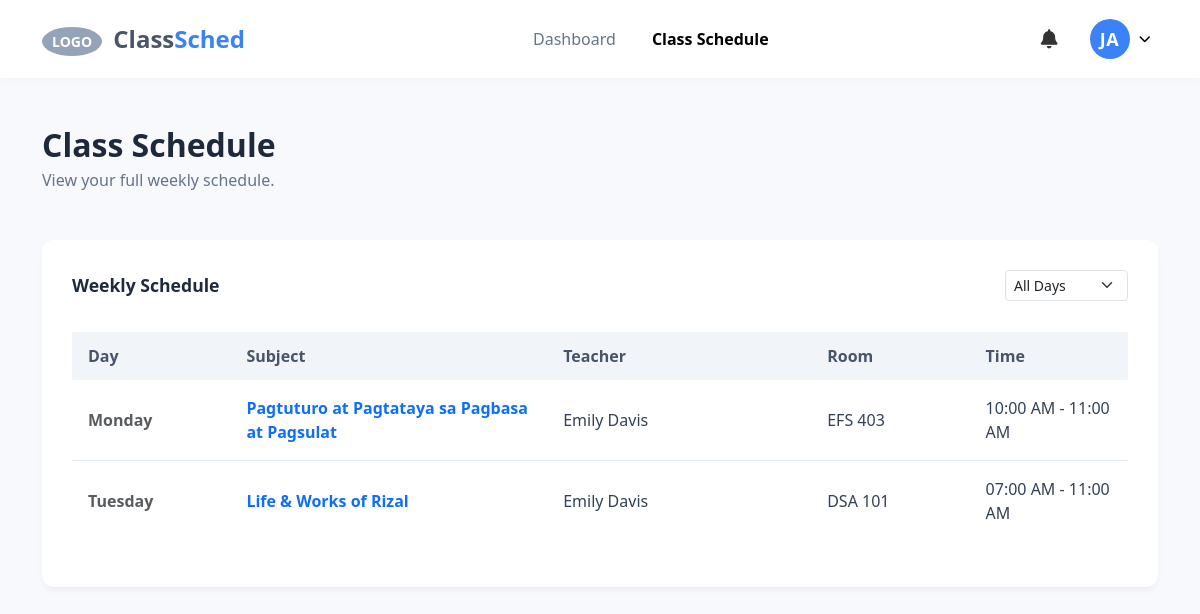
Page /src/student_schedule.php (signed in) on the earlier database version.
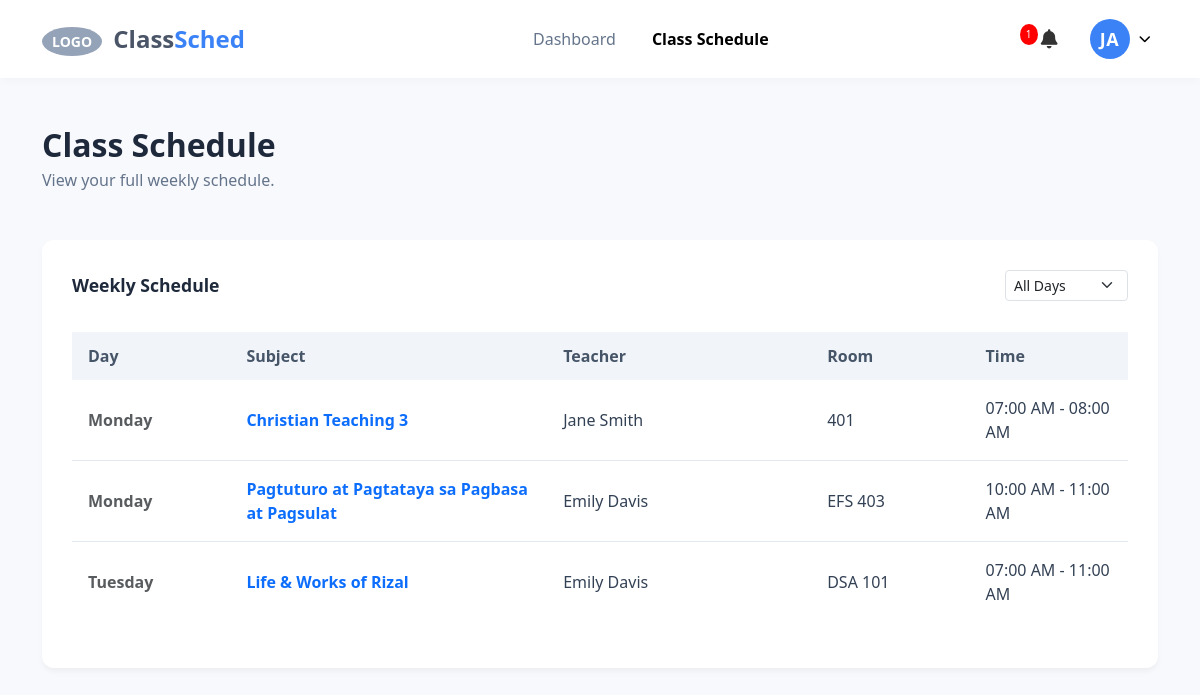
Same page on the later database version.
### tables this page shows
CREATE TABLE schedules (
        id INTEGER PRIMARY KEY AUTOINCREMENT,
        day TEXT NOT NULL,
        subject_id INTEGER NOT NULL,
        teacher_id INTEGER NOT NULL,
        room TEXT(10),
        time_start TIME,
        time_end TIME,
        course_id INTEGER NOT NULL,

        FOREIGN KEY (teacher_id) REFERENCES teachers(id),
        FOREIGN KEY (course_id) REFERENCES courses(id),
        FOREIGN KEY (subject_id) REFERENCES subjects(id)
    );

CREATE TABLE subjects (
        id INTEGER PRIMARY KEY AUTOINCREMENT,
        subject_name TEXT NOT NULL UNIQUE
    );

CREATE TABLE teachers (
        id INTEGER PRIMARY KEY AUTOINCREMENT,
        name TEXT NOT NULL UNIQUE
    );

### src/notifcation.php (called while the page is built, shortened)
<?php
function notif($role = null, $handle_actions = true) {
    $current_page = basename($_SERVER['PHP_SELF']);
    $user = $_SESSION["user"];
    $user_id = $user['id'];
    $db = get_db();
    if ($role === 'admin') {
        $cols = $db->query("PRAGMA table_info(users)");
        $hasCol = false;
        while ($col = $cols->fetchArray(SQLITE3_ASSOC)) {
            if ($col['name'] === 'last_notification_check') {
                $hasCol = true;
                break;
            }
        }
        if (!$hasCol) {
            $db->exec("ALTER TABLE users ADD COLUMN last_notification_check DATETIME DEFAULT '1970-01-01 00:00:00'");
        }
        if ($_SERVER['REQUEST_METHOD'] === 'POST' && isset($_POST['action']) && $_POST['action'] === 'clear_badge_only') {
            $db->exec("UPDATE users SET last_notification_check = datetime('now', 'localtime') WHERE id = $user_id");
            header('Content-Type: application/json');
            echo json_encode(['status' => 'success']);
            exit;
        }
        $current_db_val = $db->querySingle("SELECT last_activity FROM admin_system_log WHERE id = 1");
        $current_time = time();
        if (!is_numeric($current_db_val) || ($current_db_val > $current_time + 60)) {
            $db->exec("UPDATE admin_system_log SET last_activity = strftime('%s', 'now') WHERE id = 1");
        }
        if ($handle_actions) {
            if (isset($_GET['action']) && $_GET['action'] === 'clear_notifications') {
                $db->exec("UPDATE notifications SET is_read = 1 WHERE is_read = 0 AND (message LIKE '%bio%' OR message LIKE '%phone%')");
                header("Location: " . $current_page);
                exit;
            }
            if (isset($_GET['action']) && $_GET['action'] === 'read_notif' && isset($_GET['id'])) {
                $notif_id = (int)$_GET['id'];
                $db->exec("UPDATE notifications SET is_read = 1 WHERE id = $notif_id");
                header("Location: admin_student_manage.php");
                exit;
            }
        }
        $last_check_row = $db->querySingle("SELECT last_notification_check FROM users WHERE id = $user_id", true);
        $last_click = ($last_check_row && $last_check_row['last_notification_check']) ? $last_check_row['last_notification_check'] : '1970-01-01 00:00:00';
        $stmt_count = $db->prepare("SELECT COUNT(*) FROM notifications WHERE is_read = 0 AND created_at > :last_click AND (message LIKE '%bio%' OR message LIKE '%phone%')");
        $stmt_count->bindValue(':last_click', $last_click, SQLITE3_TEXT);
        $unread_count = $stmt_count->execute()->fetchArray()[0];
        $notif_result = $db->query("SELECT n.*, s.first_name, s.last_name FROM notifications n LEFT JOIN students s ON n.student_id = s.id WHERE (n.message LIKE '%bio%' OR n.message LIKE '%phone%') ORDER BY n.created_at DESC LIMIT 10");
    }
    elseif ($role === 'student') {
        $student = $db->querySingle("SELECT id FROM students WHERE user_id = $user_id", true);
        $student_id = $student['id'];
        $cols = $db->query("PRAGMA table_info(students)");
        while ($col = $cols->fetchArray(SQLITE3_ASSOC)) {
            if ($col['name'] === 'last_notification_check') {
                $hasCol = true;
                break;
            }
        }
        $last_check_row = $db->querySingle("SELECT last_notification_check FROM students WHERE id = $student_id", true);
        $last_click = ($last_check_row && $last_check_row['last_notification_check']) ? $last_check_row['last_notification_check'] : '1970-01-01 00:00:00';
        $stmt_count = $db->prepare("SELECT COUNT(*) FROM notifications WHERE student_id = :sid AND is_read = 0 AND created_at > :last_click");
        $stmt_count->bindValue(':sid', $student_id, SQLITE3_INTEGER);
        $stmt_count->bindValue(':last_click', $last_click, SQLITE3_TEXT);
        $unread_count = $stmt_count->execute()->fetchArray()[0];
        $notif_result = $db->query("SELECT * FROM notifications WHERE student_id = $student_id ORDER BY created_at DESC LIMIT 10");
    }
    $notifications = [];
    if (isset($notif_result) && $notif_result) {
        while ($row = $notif_result->fetchArray(SQLITE3_ASSOC)) {
            $notifications[] = $row;
        }
    }
    return [
        'unread_count' => $unread_count ?? 0,
        'notifications' => $notifications
    ];
}

### src/student_schedule.php (the view, shortened to what the changed rows need)
<?php
require_once __DIR__ ."/notifcation.php";
$user = $_SESSION['user'];
$db = get_db();
$notif_data = notif('student', true);
$unread_count = $notif_data['unread_count'];
$user_id = $user['id'];
$student = $db->querySingle("SELECT * FROM students WHERE user_id = $user_id", true);
$course_id = (int)$student['course_id'];
$sqlSched = "
    SELECT sch.*, sub.subject_name, t.name as teacher_name
    FROM schedules sch
    LEFT JOIN subjects sub ON sch.subject_id = sub.id
    LEFT JOIN teachers t ON sch.teacher_id = t.id
    WHERE sch.course_id = :cid
";
$sqlSched .= " ORDER BY
    CASE
        WHEN sch.day = 'Monday' THEN 1
        WHEN sch.day = 'Tuesday' THEN 2
        WHEN sch.day = 'Wednesday' THEN 3
        WHEN sch.day = 'Thursday' THEN 4
        WHEN sch.day = 'Friday' THEN 5
        WHEN sch.day = 'Saturday' THEN 6
        WHEN sch.day = 'Sunday' THEN 7
        ELSE 8
    END,
    sch.time_start ASC";
$stmt = $db->prepare($sqlSched);
$stmt->bindValue(':cid', $course_id, SQLITE3_INTEGER);
$sched_result = $stmt->execute();
?>
<!DOCTYPE html>
<html lang="en">
<head>
    <link rel="stylesheet" href="https://cdn.jsdelivr.net/npm/bootstrap@5.3.3/dist/css/bootstrap.min.css">
    <link href="https://cdnjs.cloudflare.com/ajax/libs/font-awesome/6.0.0/css/all.min.css" rel="stylesheet">
    <link rel="stylesheet" href="../styles/student_dashboard.css">
    <link rel="stylesheet" href="../styles/notification.css">
</head>
<body>
    <nav class="navbar navbar-expand-lg sticky-top">
        <div class="container">
            <div class="d-flex align-items-center">
                <div class="dropdown notification-container me-4 position-relative">
                    <i class="fa-solid fa-bell dropdown-toggle"
                       id="notificationDropdown"
                       data-bs-toggle="dropdown"
                       aria-expanded="false"
                       style="font-size: 1.2rem;">
                    </i>
                    <?php if ($unread_count > 0): ?>
                        <span class="notification-badge">
                            <?php echo ($unread_count > 9) ? '9+' : $unread_count; ?>
                        </span>
                    <?php endif; ?>
                </div>
            </div>
        </div>
    </nav>
    <main class="container py-5">
        <div class="mb-5">
            <h1 class="hero-title">Class Schedule</h1>
        </div>
        <div class="schedule-box">
            <div class="table-responsive">
                <table class="table table-hover">
                    <thead>
                        <tr>
                            <th width="15%">Day</th>
                            <th width="30%">Subject</th>
                            <th width="25%">Teacher</th>
                            <th width="15%">Room</th>
                            <th width="15%">Time</th>
                        </tr>
                    </thead>
                    <tbody>
                        <?php
                        while ($row = $sched_result->fetchArray(SQLITE3_ASSOC)):
                        ?>
                            <tr>
                                <td class="text-muted fw-semibold"><?php echo htmlspecialchars($row['day']); ?></td>
                                <td class="fw-semibold text-primary"><?php echo htmlspecialchars($row['subject_name']); ?></td>
                                <td><?php echo htmlspecialchars($row['teacher_name']); ?></td>
                                <td><?php echo htmlspecialchars($row['room'] ?? 'TBA'); ?></td>
                                <td>
                                    <?php
                                        $start = $row['time_start'] ? date("h:i A", strtotime($row['time_start'])) : '--';
                                        $end = $row['time_end'] ? date("h:i A", strtotime($row['time_end'])) : '--';
                                        echo "$start - $end";
                                    ?>
                                </td>
                            </tr>
                        <?php endwhile; ?>
                    </tbody>
                </table>
            </div>
        </div>
    </main>
</body>
</html>

Differences in the rows shown:
added schedules: day "Monday", subject.subject_name "Christian Teaching 3", teacher.name "Jane Smith", room "401", time_start "07:00 AM", time_end "08:00 AM"
Other differences:
$unread_count: (not shown) → "1"
